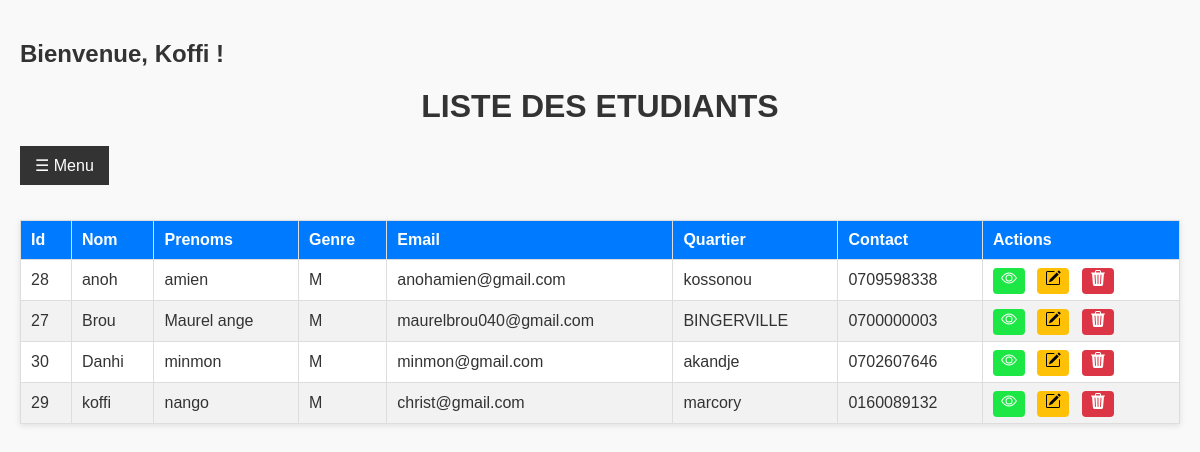
The app's page /liste_etudiant.php (signed in) with its own data.
### tables this page shows
CREATE TABLE `etudiants` (
  `id` int(11) NOT NULL,
  `nom` varchar(100) NOT NULL,
  `prenoms` varchar(150) NOT NULL,
  `genre` enum('M','F') NOT NULL,
  `email` varchar(150) NOT NULL,
  `quartier` varchar(100) NOT NULL,
  `contact` varchar(50) DEFAULT NULL,
  `created_at` timestamp NOT NULL DEFAULT current_timestamp(),
  `photo` varchar(255) DEFAULT NULL
);

### liste_etudiant.php (the view, shortened to what this page needs)
<?php
require 'db.php';
$stmt = $pdo->query("SELECT id, nom, prenoms, genre, email, quartier, contact FROM etudiants ORDER BY nom ASC");
$etudiants = $stmt->fetchAll();
?>
<!DOCTYPE html>
<html lang="fr">
<head>
    <link rel="stylesheet" href="liste_etudiant.css">
</head>
<body>
    <h2>Bienvenue, <?php echo htmlspecialchars($_SESSION["username"]); ?> !</h2>
    <h1>LISTE DES ETUDIANTS</h1>
    <button class="openbtn" onclick="openSidebar()">☰ Menu</button>
    <table>
        <thead>
            <tr>
                <th>Id</th>
                <th>Nom</th>
                <th>Prenoms</th>
                <th>Genre</th>
                <th>Email</th>
                <th>Quartier</th>
                <th>Contact</th>
                <th>Actions</th>
            </tr>
        </thead>
        <tbody>
            <?php foreach ($etudiants as $etudiant): ?>
            <tr>
                <td><?php echo htmlspecialchars($etudiant['id']) ?></td>
                <td><?php echo htmlspecialchars($etudiant['nom']) ?></td>
                <td><?php echo htmlspecialchars($etudiant['prenoms']) ?></td>
                <td><?php echo htmlspecialchars($etudiant['genre']) ?></td>
                <td><?php echo htmlspecialchars($etudiant['email']) ?></td>
                <td><?php echo htmlspecialchars($etudiant['quartier']) ?></td>
                <td><?php echo htmlspecialchars($etudiant['contact']) ?></td>
                <td class="actions">
                    <a href="details_etudiant.php?id_etudiant=<?php echo urlencode($etudiant['id']) ?>"
                        class="setting"></a>
                    <a href="modifier_etudiant.php?id_etudiant=<?php echo urlencode($etudiant['id']) ?>"
                        class="setting"></a>
                    <a href="supprimer_etudiant.php?id_etudiant=<?php echo urlencode($etudiant['id']) ?>"
                        onclick="return confirm('Supprimer cet étudiant ?');" class="suppr"></a>
                </td>
            </tr>
            <?php endforeach; ?>
        </tbody>
    </table>
</body>
</html>

### liste_etudiant.css (style rules this page uses)
body { font-family: Arial, sans-serif; background-color: #f9f9f9; color: #333; margin: 0; padding: 20px; transition: background-color 0.3s, color 0.3s; }
h1 { text-align: center; margin-top: 1rem; }
table { width: 100%; border-collapse: collapse; margin-top: 20px; box-shadow: 0 2px 6px rgba(0,0,0,0.1); background: #fff; }
th, td { border: 1px solid #ddd; padding: 10px; text-align: left; }
th { background-color: #007BFF; color: white; }
tr:nth-child(even) { background-color: #f2f2f2; }
.actions a { margin-right: 8px; padding: 5px 8px; border-radius: 4px; text-decoration: none; font-size: 0.9em; }
.actions a:nth-child(1) { background-color: #1ce744; color: white; }
.actions a:nth-child(2) { background-color: #ffc107; color: black; }
.actions a:nth-child(3) { background-color: #dc3545; color: white; }
.openbtn { font-size: 16px; cursor: pointer; background-color: #333; color: white; padding: 10px 15px; border: none; margin-bottom: 15px; }

### liste_etudiant.php (style rules this page uses)
.openbtn { font-size: 16px; cursor: pointer; background-color: #333; color: white; padding: 10px 15px; border: none; margin-bottom: 15px; }

### records on screen
etudiants: id "28", nom "anoh", prenoms "amien", genre "M", email "anohamien@gmail.com", quartier "kossonou", contact "0709598338"
etudiants: id "27", nom "Brou", prenoms "Maurel ange", genre "M", email "maurelbrou040@gmail.com", quartier "BINGERVILLE", contact "0700000003"
etudiants: id "30", nom "Danhi", prenoms "minmon", genre "M", email "minmon@gmail.com", quartier "akandje", contact "0702607646"
etudiants: id "29", nom "koffi", prenoms "nango", genre "M", email "christ@gmail.com", quartier "marcory", contact "0160089132"

### other values on screen
$_SESSION["username"] "Koffi"
